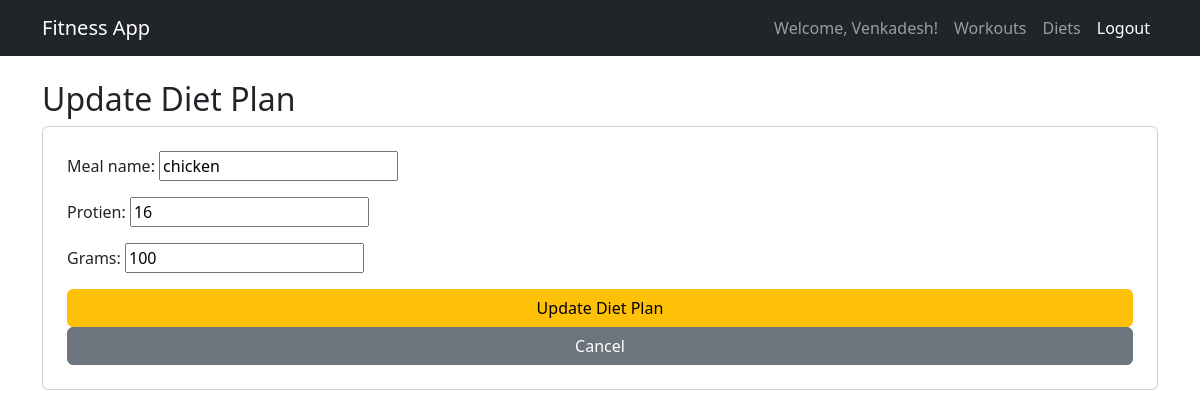
/update-diet/2/ (signed in), run on the app's committed database.
### fitness/models.py (models this page shows, shortened)
class CustomUser(AbstractUser):
    email = models.EmailField(unique=True) #ensure email is unique

class DietPlan(models.Model):
    user= models.ForeignKey(settings.AUTH_USER_MODEL, on_delete=models.CASCADE) #on_delete=models.CASCADE ensures that if a user is deleted, their diet plans are removed
    meal_name= models.CharField(max_length=255)
    protien= models.PositiveIntegerField(default=0 )
    grams= models.PositiveIntegerField(default=0)
    date= models.DateField(auto_now_add=True)
    objects= models.Manager()#This helps in tracking daily progress without requiring manual input

### fitness/views.py (the view)
# urls.py: path('update-diet/<int:id>/', views.update_diet, name='update_diet'),
@login_required
def update_diet(request, id):
    diet = get_object_or_404(DietPlan, id=id)
    if request.method == 'POST':
        form = DietPlanForm(request.POST, instance=diet)
        if form.is_valid():
            form.save()
            return redirect('diet_list')
    else:
        form = DietPlanForm(instance=diet)
    return render(request, 'update_diet.html', {'form': form})

### fitness/forms.py
class DietPlanForm(forms.ModelForm):
    class Meta:
        model = DietPlan
        fields = ['meal_name', 'protien', 'grams']

### fitness/templates/update_diet.html (shortened to what this page needs)
{% extends 'base.html' %}
{% block content %}
<h2>Update Diet Plan</h2>
<form method="POST" class="card p-4">
    {{ form.as_p }}
    <button type="submit" class="btn btn-warning">Update Diet Plan</button>
    <a href="{% url 'diet_list' %}" class="btn btn-secondary">Cancel</a>
</form>
{% endblock %}

### fitness/templates/base.html (shortened to what this page needs)
{% load static %}
<!DOCTYPE html>
<html lang="en">
<head>
    <link rel="stylesheet" href="{% static 'css/style.css' %}">
    <link href="https://cdn.jsdelivr.net/npm/bootstrap@5.3.0/dist/css/bootstrap.min.css" rel="stylesheet">
</head>
<body>
    <nav class="navbar navbar-expand-lg navbar-dark bg-dark">
        <div class="container">
            <a class="navbar-brand" href="{% url 'home' %}">Fitness App</a>
            <div class="collapse navbar-collapse" id="navbarNav">
                <ul class="navbar-nav ms-auto">
                    {% if user.is_authenticated %}
                    <li class="nav-item"><a class="nav-link" href="{% url 'workout_list' %}">Welcome, {{ user.username }}!</a></li>
                        <li class="nav-item"><a class="nav-link" href="{% url 'workout_list' %}">Workouts</a></li>
                        <li class="nav-item"><a class="nav-link" href="{% url 'diet_list' %}">Diets</a></li>
                        <li class="nav-item"><a class="nav-link btn btn-danger text-white" href="{% url 'logout' %}">Logout</a></li>
                    {% else %}
                        <li class="nav-item"><a class="nav-link" href="{% url 'login' %}">Login</a></li>
                        <li class="nav-item"><a class="nav-link" href="{% url 'register' %}">Register</a></li>
                    {% endif %}
                </ul>
            </div>
        </div>
    </nav>
    <div class="container mt-4">
        {% block content %}
        {% endblock %}
    </div>
</body>
</html>

### data on the page
CustomUser: username "Venkadesh"
DietPlan: meal_name "chicken", protien "16", grams "100"
